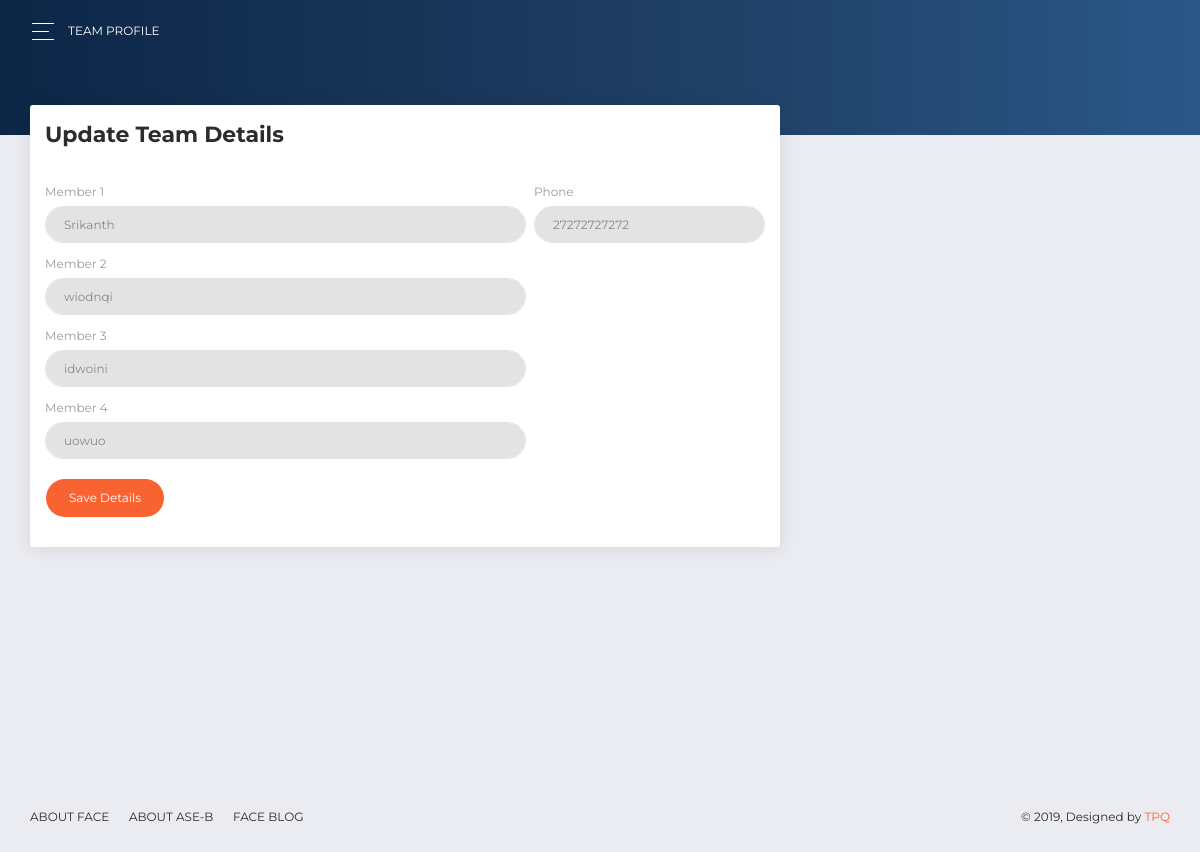
/teamedit/ (signed in), run on the app's committed database.
### HkMn/models.py (models this page shows, shortened)
class team(models.Model):
    username = models.ForeignKey(User, on_delete=models.CASCADE,default=None,unique=True)
    name1 = models.TextField(default='', null=True )
    name2 = models.TextField(default='', null=True )
    name3 = models.TextField(default='', null=True )
    name4 = models.TextField(default='', null=True )
    phone = models.TextField(default='', null=True )
    count=models.IntegerField(default=0)

### HkMn/views.py (the view)
# urls.py: path('teamedit/',views.teamdash),
def teamdash(request):
    if not request.user.is_authenticated:
        return redirect('/login/')
    else:
        if request.method == 'POST':
            loguser = request.user
            try:
                teamprofile = team.objects.get(username=loguser)
            except team.DoesNotExist:
                teamprofile = None
            if teamprofile == None :
                use = team.create(loguser)
                use.name1=request.POST['name1']
                use.name2=request.POST['name2']
                use.name3=request.POST['name3']
                use.name4=request.POST['name4']
                use.phone=request.POST['phone']
                print("XDDDDDDDDDDDDDDDDDDDDDDDDDDDDDDd",str(use.phone))
                use.count=1
                use.save()
                return redirect('/home/')
            return redirect('/home/')
        else:
            loguser = request.user
            try:
                teamprofile = team.objects.get(username=loguser)
            except team.DoesNotExist:
                teamprofile = None
            if teamprofile == None :
                return render(request, 'HkMn/user.html',{ 'user' : loguser })
            else:
                loguser = request.user
                return render(request, 'HkMn/user1.html',{ 'user' : loguser , 'tp' : teamprofile})

### HkMn/templates/HkMn/user1.html (shortened to what this page needs)
<!DOCTYPE html>
<html lang="en">
<head>
  {% load static %}
  <link rel="stylesheet" href="https://use.fontawesome.com/releases/v5.7.1/css/all.css">
  <link href="{% static 'assets/css/bootstrap.min.css' %}" rel="stylesheet" />
  <link href="{% static 'assets/css/now-ui-dashboard.css' %}" rel="stylesheet" />
  <link href="{% static 'assets/demo/demo.css' %}" rel="stylesheet" />
</head>
<body class="user-profile">
  <div class="wrapper ">
    <div class="main-panel" id="main-panel">
      <nav class="navbar navbar-expand-lg navbar-transparent  bg-primary  navbar-absolute">
        <div class="container-fluid">
          <div class="navbar-wrapper">
            <div class="navbar-toggle">
              <button type="button" class="navbar-toggler">
                <span class="navbar-toggler-bar bar1"></span>
                <span class="navbar-toggler-bar bar2"></span>
                <span class="navbar-toggler-bar bar3"></span>
              </button>
            </div>
            <a class="navbar-brand" href="#pablo">Team Profile</a>
          </div>
        </div>
      </nav>
      <div class="panel-header panel-header-sm">
      </div>
      <div class="content">
        <div class="row">
          <div class="col-md-8">
            <div class="card">
              <div class="card-header">
                <h5 class="title">Update Team Details</h5>
              </div>
              <div class="card-body">
                <form method="post">
                  <div class="row">
                    <div class="col-md-8 pr-1">
                      <div class="form-group">
                        <label>Member 1</label>
                        <input type="text" class="form-control" placeholder="{{tp.name1}}" value="" name="name1" id="name1" readonly>
                      </div>
                    </div>
                    <div class="col-md-4 pl-1">
                      <div class="form-group">
                        <label>Phone</label>
                        <input type="text" class="form-control" placeholder="{{tp.phone}}" value="" name="phone" id="phone" readonly>
                      </div>
                    </div>
                  </div>
                  <div class="row">
                    <div class="col-md-8 pr-1">
                      <div class="form-group">
                        <label>Member 2</label>
                        <input type="text" class="form-control" placeholder="{{tp.name2}}" value="" name="name2" id="name2" readonly>
                      </div>
                    </div>
                  </div>
                  <div class="row">
                    <div class="col-md-8 pr-1">
                      <div class="form-group">
                        <label>Member 3</label>
                        <input type="text" class="form-control" placeholder="{{tp.name3}}" value="" name="name3" id="name3" readonly>
                      </div>
                    </div>
                  </div>
                  <div class="row">
                    <div class="col-md-8 pr-1">
                      <div class="form-group">
                        <label>Member 4</label>
                        <input type="text" class="form-control" placeholder="{{tp.name4}}" value="" name="name4" id="name4" readonly>
                      </div>
                    </div>
                  </div>
                  <div class="row">
                    <div class="col-md-12">
                      <div class="form-group">
                        <button class="btn btn-primary btn-round" type="submit">
                          Save Details
                        </button>
                      </div>
                    </div>
                  </div>
                </form>
              </div>
            </div>
          </div>
        </div>
      </div>
      <footer class="footer">
        <div class="container-fluid">
          <nav>
            <ul>
              <li>
                <a href="https://face-amrita.firebaseapp.com">
                  About FACE
                </a>
              </li>
              <li>
                <a href="https://www.amrita.edu/campus/bengaluru">
                  About ASE-B
                </a>
              </li>
              <li>
                <a href="#">
                  FACE Blog
                </a>
              </li>
            </ul>
          </nav>
          <div class="copyright" id="copyright">
            &copy;
            , Designed by
            <a href="#" target="_blank">TPQ</a>
          </div>
        </div>
      </footer>
    </div>
  </div>
</body>
</html>

### data on the page
team: name1 "Srikanth", phone "27272727272", name2 "wiodnqi", name3 "idwoini", name4 "uowuo"
